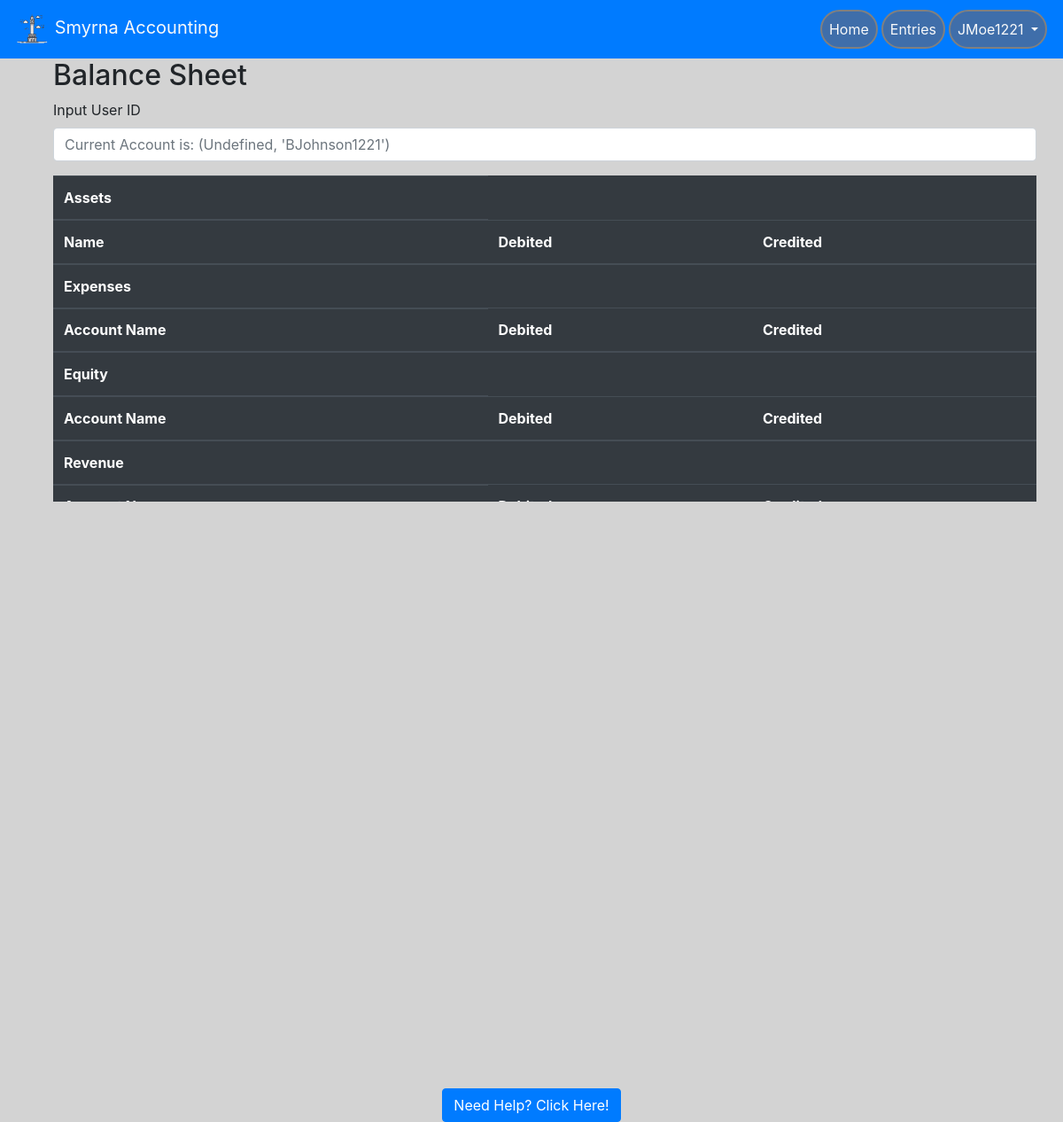
/balance_sheet/ (signed in), run on the app's committed database.
### website/models.py (models this page shows, shortened)
class User(db.Model, UserMixin):
    id = db.Column(db.Integer, primary_key=True)  # unique identifier
    email = db.Column(db.String(150), unique=True)
    password = db.Column(db.String(150))
    oldPassword = db.Column(db.String(150))
    firstName = db.Column(db.String(150))
    lastName = db.Column(db.String(150))
    userName = db.Column(db.String(150))
    hasAdmin = db.Column(db.Boolean, default=False)
    hasMan = db.Column(db.Boolean, default=False)
    status = db.Column(db.Boolean, default=False)
    creationDate = db.Column(db.Date())
    expirationDate = db.Column(db.Date())
    suspensionDate = db.Column(db.Date())
    suspensionEnd = db.Column(db.Date())
    accounts = db.relationship("Account", backref="user_backref", lazy=True)

### website/auth.py (the view)
@auth.route('/balance_sheet/', methods=['GET','POST'])
def balance_sheet():
    id = current_user.id
    select_id = 1
    if request.method == "POST":
        select_id = request.form.get("ian")
        redirect('auth.balance_sheet')
    accounts_list_by_user = Account.query.filter_by(user_id=select_id).all()
    accounts_list = Account.query.join(User).filter(Account.user_id == select_id).all()
    temp_arr = []
    for item in accounts_list_by_user:
        temp_arr.append(item)
    debit_accounts = [x for x in temp_arr if x.acc_cat == "Assets" or x.acc_cat == "Expenses" or x.acc_cat == "Equity"]
    credit_accounts = [x for x in temp_arr if x.acc_cat == "Revenue (income)"
                       or x.acc_cat == "Liabilities"
                       or x.acc_cat == "Other..."]
    assets_list = [x for x in debit_accounts if x.acc_cat == "Assets"]
    expenses_list = [x for x in debit_accounts if x.acc_cat == "Expenses"]
    equity_list = [x for x in debit_accounts if x.acc_cat == "Equity"]
    rev_list = [x for x in credit_accounts if x.acc_cat == "Revenue (income)"]
    liab_list = [x for x in credit_accounts if x.acc_cat == "Liabilities"]
    other_list = [x for x in credit_accounts if x.acc_cat == "Other..."]
    total_debits = 0
    for item in debit_accounts:
        total_debits += item.total(item.acc_num)
    total_credits = 0
    for item in credit_accounts:
        total_credits += item.total(item.acc_num)
    return render_template('balance_sheet.html', user=current_user, accounts_list=accounts_list,
                           acc_list_len=len(accounts_list), total_credits=total_credits, total_debits=total_debits,
                           assets_list=assets_list, expenses_list=expenses_list, equity_list=equity_list,
                           rev_list=rev_list, liab_list=liab_list, other_list=other_list,
                           ass_list_len=len(assets_list), exp_list=len(expenses_list), eq_list=len(equity_list),
                           rev_list_len=len(rev_list), lpc=lpc(), usrsel=User.query.get(select_id))

### website/__init__.py (called while the page is built)
def create_app():
    app = Flask(__name__)
    app.config['SECRET_KEY'] = 'this is the secret key'
    app.config['SQLALCHEMY_DATABASE_URI'] = f'sqlite:///{DB_NAME}'
    db.init_app(app)
    app.config['MAIL_SERVER'] = 'smtp.gmail.com'
    app.config['MAIL_PORT'] = 465
    app.config['MAIL_USE_SSL'] = True
    app.config['MAIL_USERNAME'] = 'brandondunson15@gmail.com'
    app.config['MAIL_PASSWORD'] = 'Panopticon0987!@'
    mail.init_app(app)
    from .views import views
    from .auth import auth
    app.register_blueprint(views, url_prefix='/')
    app.register_blueprint(auth, url_prefix='/')
    from .models import User
    create_database(app)
    login_manager = LoginManager()
    login_manager.login_view = 'auth.login'
    login_manager.init_app(app)
    @login_manager.user_loader
    def load_user(id):
        return User.query.get(int(id))
    return app

### website/auth.py (called while the page is built)
def lpc():
    ledger_pending_count = db.session.query(Ledger).filter(Ledger.isApproved == 'Pending').all()
    lpc = len(ledger_pending_count)
    return lpc

### website/templates/balance_sheet.html (shortened to what this page needs)
{% extends "base.html" %} {% block title %} Reports {% endblock %}
{% block content %}
<body>
        <div class="table-wrapper container">
            <h2>Balance Sheet</h2>
            <table class="table table-hover table-dark">
                 <form method="post">
                    <div class="form-group">
                        <label for="formGroupExampleInput">Input User ID</label>
                        <input type="text" class="form-control" name='ian' id="ian" placeholder="Current Account is: {{ s, usrsel.userName }}">
                     </div>
                 </form>
                <thead>
                <th>Assets</th>
                </thead>
                <tbody>
                <tr>
                    <thead>
                        <th>Name</th>
                        <th>Debited</th>
                        <th>Credited</th>
                    </thead>
                </tr>
                </tbody>
                <thead>
                <th>Expenses</th>
                </thead>
                <tbody>
                <tr>
                    <thead>
                        <th>Account Name</th>
                        <th>Debited</th>
                        <th>Credited</th>
                    </thead>
                </tr>
                </tbody>
                <thead>
                <th>Equity</th>
                </thead>
                <tr>
                    <thead>
                        <th>Account Name</th>
                        <th>Debited</th>
                        <th>Credited</th>
                    </thead>
                </tr>
                <tbody>
                <thead>
                <th>Revenue</th>
                </thead>
                <tr>
                    <thead>
                        <th>Account Name</th>
                        <th>Debited</th>
                        <th>Credited</th>
                    </thead>
                </tr>
                </tbody>
            </table>
        </div>
</body>
{% endblock %}

### website/templates/base.html (shortened to what this page needs)
<!DOCTYPE html>
<html>
<head>
    <meat name="viewport" content="width=device-width, initial-scale=1" />
    <link rel="stylesheet" href="https://stackpath.bootstrapcdn.com/bootstrap/4.4.1/css/bootstrap.min.css"
 />
    <link rel="stylesheet" href="https://stackpath.bootstrapcdn.com/font-awesome/4.7.0/css/font-awesome.min.css"
 />
</head>
<body style="background-color: lightgrey">
    <nav class="navbar navbar-expand-lg navbar-dark bg-primary sticky-top">
        <a class = "navbar-brand text-light" href='/'>
            <img src="/static/logo.png" width="40" height="40" atl="">
            Smyrna Accounting
        </a>
        <div class = "collapse navbar-collapse" id="navbar">
            <ul class = "navbar-nav ml-auto">
                {% if user.is_authenticated %}
                    {% if not user.hasAdmin and not user.hasMan %}
                        <li class = "nav-item">
                    <a class = "nav-link text-light text-center" id = "homepage" href="/home">Home</a>
                        </li>
                        <li class = "nav-item">
                        <a class = "nav-link text-light text-center" id = "entries" href="/approvals">Entries</a>
                 </li>
                        {% endif %}
                <li class="nav-item dropdown">
                    <a class = "nav-link dropdown-toggle text-light text-center" id = "" data-toggle = "dropdown" aria-haspopup="true" aria-expanded="false">
                        {{ user.userName }}
                    </a>
                </li>
                {% else %}
                <a class = "nav-item nav-link text-light" id = "login" href="/login">Login</a>
                {% endif %}
            </ul>
        </div>
    </nav>
    <div class= "container">
        {%block content%}
        {% endblock %}
    </div>
</body>
<div class="footer" style="background-color: lightgray;">
    <a href="/help" data-toggle="tooltip" data-placement="top" title="Go to the help page!" class="btn btn-primary">Need Help? Click Here!</a>
</div>
</html>

### website/templates/base.html (style rules this page uses)
.footer { position: fixed; left: 0; bottom: 0; width: 100%; background-color: Blue; text-align: center; }
li.nav-item { border: 2px solid grey; margin: 2px; border-radius: 25px; background-color: rgb(63, 110, 170); }
.table-wrapper { max-height: 500px; width: 1250px; overflow: auto; display:inline-block; }

### data on the page
User: userName "JMoe1221"
User: ian "Current Account is: (Undefined, 'BJohnson1221')"
